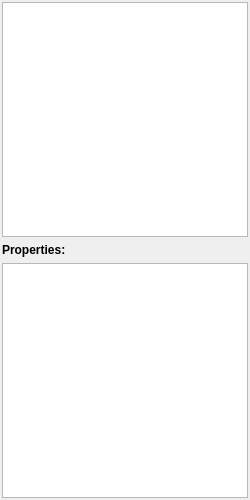
<?xml version="1.0" encoding="UTF-8"?>
<ui version="4.0">
 <class>ModellingTabWidgetBase</class>
 <widget class="QWidget" name="ModellingTabWidgetBase">
  <property name="geometry">
   <rect>
    <x>0</x>
    <y>0</y>
    <width>250</width>
    <height>500</height>
   </rect>
  </property>
  <property name="windowTitle">
   <string>Form</string>
  </property>
  <layout class="QVBoxLayout" name="verticalLayout">
   <property name="leftMargin">
    <number>2</number>
   </property>
   <property name="topMargin">
    <number>2</number>
   </property>
   <property name="rightMargin">
    <number>2</number>
   </property>
   <property name="bottomMargin">
    <number>2</number>
   </property>
   <item>
    <widget class="ProcessView" name="treeView"/>
   </item>
   <item>
    <widget class="QLabel" name="propertyLabel">
     <property name="font">
      <font>
       <weight>75</weight>
       <bold>true</bold>
      </font>
     </property>
     <property name="text">
      <string>Properties:</string>
     </property>
    </widget>
   </item>
   <item>
    <widget class="FemConditionView" name="conditionView"/>
   </item>
  </layout>
 </widget>
 <customwidgets>
  <customwidget>
   <class>ProcessView</class>
   <extends>QTreeView</extends>
   <header>ProcessView.h</header>
  </customwidget>
  <customwidget>
   <class>FemConditionView</class>
   <extends>QTreeView</extends>
   <header location="global">FemConditionView.h</header>
  </customwidget>
 </customwidgets>
 <resources/>
 <connections/>
</ui>
